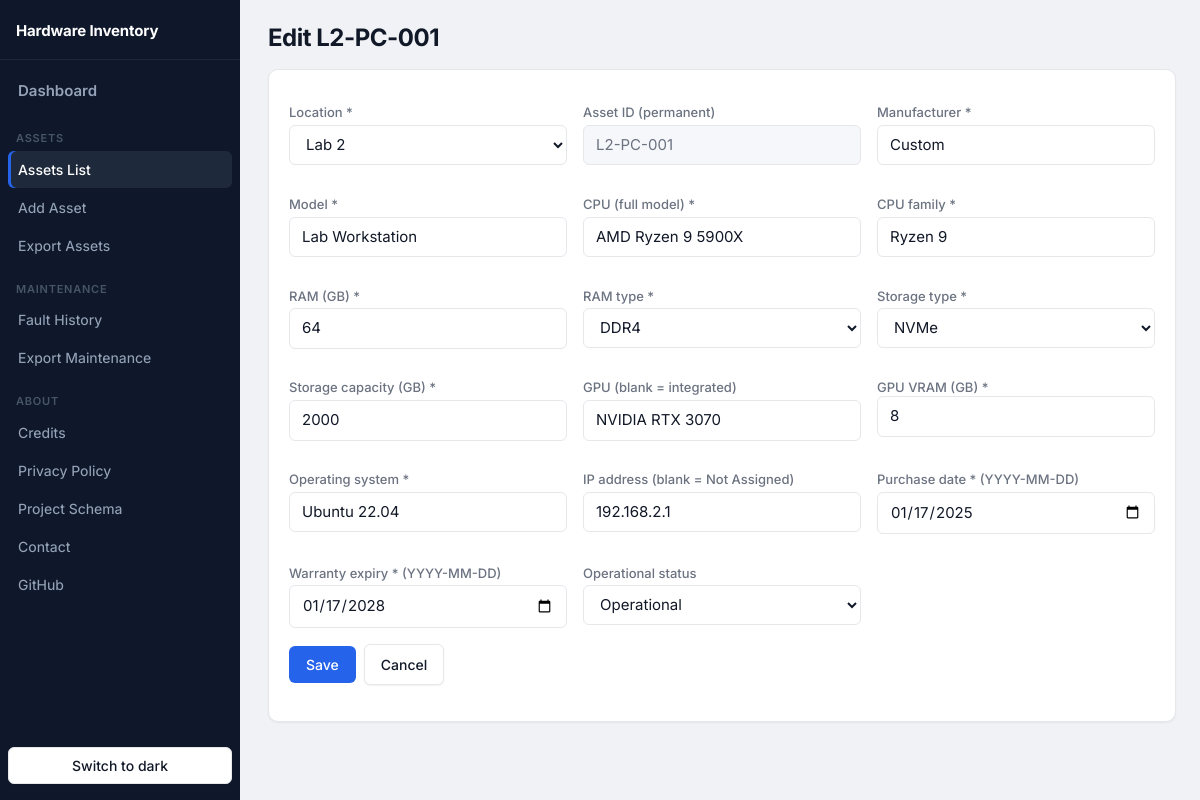
Page /assets/L2-PC-001/edit on the committed database.
### tables this page shows
CREATE TABLE assets (
    asset_id          TEXT PRIMARY KEY,                 -- permanent identity, e.g. L1-PC-001
    manufacturer      TEXT NOT NULL,
    model             TEXT NOT NULL,
    cpu               TEXT NOT NULL,                    -- full model, e.g. Intel Core i5-12400
    cpu_family        TEXT NOT NULL,                    -- grouping used for filtering, e.g. Core i5
    ram_gb            INTEGER NOT NULL CHECK (ram_gb > 0),
    ram_type          TEXT NOT NULL CHECK (ram_type IN ('DDR1','DDR2','DDR3','DDR4','DDR5')),
    storage_type      TEXT NOT NULL CHECK (storage_type IN ('SSD','HDD','NVMe','Hybrid')),
    storage_gb        INTEGER NOT NULL CHECK (storage_gb > 0),
    gpu               TEXT,                             -- NULL / empty = integrated only
    gpu_vram_gb       INTEGER CHECK (gpu_vram_gb IS NULL OR gpu_vram_gb > 0),
    os                TEXT NOT NULL,
    ip_address        TEXT,                             -- 192.168.x.n; unique inside a place
    location          TEXT NOT NULL REFERENCES locations(name),
    purchase_date     TEXT NOT NULL,                    -- ISO date YYYY-MM-DD
    warranty_expiry   TEXT NOT NULL,                    -- warranty status is COMPUTED from this
    status            TEXT NOT NULL DEFAULT 'Operational'
                      CHECK (status IN ('Operational','Faulty','Under Repair')),
    -- Current fault: filled while status is Faulty / Under Repair, all NULL when Operational
    status_category   TEXT,                             -- fault category, 'Unknown' if not given
    status_detail     TEXT,                             -- fault description ('' = not given)
    status_action     TEXT,                             -- actions to be taken ('' = not decided)
    status_technician TEXT,                             -- technician ('' = not assigned yet)
    status_date       TEXT,                             -- date the fault was recorded (ISO)
    status_cost       REAL CHECK (status_cost IS NULL OR status_cost >= 0), -- updated cost of the open fault
    active            INTEGER NOT NULL DEFAULT 1,       -- 0 = retired (kept for history)
    CHECK ((status = 'Operational' AND status_category IS NULL AND status_detail IS NULL
            AND status_action IS NULL AND status_technician IS NULL AND status_date IS NULL
            AND status_cost IS NULL)
        OR (status <> 'Operational' AND status_category IS NOT NULL AND status_detail IS NOT NULL
            AND status_action IS NOT NULL AND status_technician IS NOT NULL AND status_date IS NOT NULL)),
    CHECK (warranty_expiry >= purchase_date),
    UNIQUE (location, ip_address)                       -- no two PCs in one place share an IP
);

### app.py (the view, shortened to what this page needs)
@app.route("/assets/<asset_id>/edit", methods=["GET", "POST"])
def asset_edit(asset_id):
    a = queries.get_asset(asset_id)
    if not a:
        return render_template("message.html", title="Asset not found", text=asset_id), 404
    current_status = a["status"]
    open_total = queries.open_fault_cost(asset_id) if current_status in CURRENT_ERROR_STATUSES else 0
    a = {k: ("" if v is None else v) for k, v in dict(a).items()}
    return render_template("asset_form.html", a=a, new=False, current_status=current_status, open_total=open_total)

### app.py (called while the page is built)
@app.context_processor
def option_lists():
    return dict(storage_types=STORAGE_TYPES, statuses=STATUSES, ram_types=RAM_TYPES,
                fault_categories=FAULT_CATEGORIES, locations=queries.location_names(),
                NEW_LOCATION=NEW_LOCATION, sort_link=sort_link, today=date.today().isoformat())

### db.py (called while the page is built)
def get_db():
    conn = sqlite3.connect(DB_PATH)
    conn.row_factory = sqlite3.Row
    conn.execute("PRAGMA foreign_keys = ON")   # enforce maintenance.asset_id -> assets
    return conn

### queries.py (called while the page is built)
def location_names():
    return [r[0] for r in get_db().execute("SELECT name FROM locations ORDER BY name")]

def get_asset(asset_id):
    return get_db().execute("SELECT * FROM assets WHERE asset_id=?", (asset_id,)).fetchone()

### templates/asset_form.html (shortened to what this page needs)
{% extends "base.html" %}
{% block content %}
<h1>{{ 'Add asset' if new else 'Edit ' ~ a.asset_id }}</h1>
<div class="card">
<form method="post" novalidate>
<div class="formgrid">
  <div><label>Location *</label>
    <select name="location" id="loc-select" style="{{ 'display:none' if a.get('location')==NEW_LOCATION }}">
      {% for o in locations %}<option{{ ' selected' if a.get('location')==o }}>{{ o }}</option>{% endfor %}
    </select>
           placeholder="Type the new location (Esc = back to list)" style="{{ '' if a.get('location')==NEW_LOCATION else 'display:none' }}"></div>
  <div><label>Asset ID {{ '(blank = auto from location)' if new else '(permanent)' }}</label>
    <input name="asset_id" id="asset-id-input" value="{{ a.get('asset_id','') or '' }}" {{ '' if new else 'readonly' }} placeholder="auto, e.g. L1-PC-041 (or enter custom ID)"></div>
  <div><label>Manufacturer *</label><input name="manufacturer" value="{{ a.get('manufacturer','') }}"></div>
  <div><label>Model *</label><input name="model" value="{{ a.get('model','') }}"></div>
  <div><label>CPU (full model) *</label><input name="cpu" value="{{ a.get('cpu','') }}" placeholder="Intel Core i5-12400"></div>
  <div><label>CPU family *</label><input name="cpu_family" value="{{ a.get('cpu_family','') }}" placeholder="Core i5"></div>
  <div><label>RAM (GB) *</label><input name="ram_gb" value="{{ a.get('ram_gb','') }}"></div>
  <div><label>RAM type *</label><select name="ram_type"><option value="">— choose —</option>
    {% for o in ram_types %}<option{{ ' selected' if a.get('ram_type')==o }}>{{ o }}</option>{% endfor %}</select></div>
  <div><label>Storage type *</label><select name="storage_type">
    {% for o in storage_types %}<option{{ ' selected' if a.get('storage_type')==o }}>{{ o }}</option>{% endfor %}</select></div>
  <div><label>Storage capacity (GB) *</label><input name="storage_gb" value="{{ a.get('storage_gb','') }}"></div>
  <div><label>GPU (blank = integrated)</label><input name="gpu" id="gpu-input" value="{{ a.get('gpu','') or '' }}" placeholder="NVIDIA RTX 3060"></div>
  <div id="gpu-vram-container" style="display:contents">{% if a.get('gpu') %}<div><label>GPU VRAM (GB) *</label><input name="gpu_vram_gb" id="gpu-vram-input" value="{{ a.get('gpu_vram_gb','') or '' }}" placeholder="12"></div>{% endif %}</div>
  <div><label>Operating system *</label><input name="os" value="{{ a.get('os','') }}"></div>
  <div><label>IP address (blank = Not Assigned)</label><input name="ip_address" value="{{ a.get('ip_address','') or '' }}" placeholder="Not Assigned, e.g. 192.168.1.4"></div>
  <div><label>Purchase date * (YYYY-MM-DD)</label><input type="date" name="purchase_date" value="{{ a.get('purchase_date','') }}"></div>
  <div><label>Warranty expiry * (YYYY-MM-DD)</label><input type="date" name="warranty_expiry" value="{{ a.get('warranty_expiry','') }}"></div>
  <div><label>Operational status</label><select name="status" id="status-select">
    {% for o in statuses %}<option{{ ' selected' if a.get('status')==o }}>{{ o }}</option>{% endfor %}</select></div>
</div>
<p class="row" style="margin-top:16px"><button class="btn" type="submit">Save</button>
<a class="btn sec" href="{{ url_for('assets') }}">Cancel</a></p>
</form>
</div>
{% endblock %}

### static/style.css (style rules this page uses)
:root { --sidebar-w: 240px; --bg: #f0f2f5; --card: #ffffff; --input: #ffffff; --th: #f5f7fa; --hover: #f8fafc; --track: #e8ecf0; --ink: #111827; --muted: #6b7280; --line: #e5e7eb; --accent: #2563eb; --accent-hover: #1d4ed8; --accent-fg: #ffffff; --ok: #15803d; --ok-bg: #dcfce7; --warn: #92400e; --warn-bg: #fef3c7; --bad: #b91c1c; --bad-bg: #fee2e2; --gray-bg: #e5e7eb; --side: #0f172a; --side-ink: #94a3b8; --side-on: #1e293b; --side-muted:#475569; --side-active-bar: var(--accent); --shadow-xs: 0 1px 2px 0 rgba(0,0,0,.06); --shadow-sm: 0 1px 3px 0 rgba(0,0,0,.10), 0 1px 2px -1px rgba(0,0,0,.06); --shadow-md: 0 4px 6px -1px rgba(0,0,0,.10), 0 2px 4px -2px rgba(0,0,0,.06); --dur-fast: 120ms; --dur-normal: 200ms; --ease-out: cubic-bezier(0.0, 0.0, 0.2, 1); --ease-in: cubic-bezier(0.4, 0.0, 1, 1); color-scheme: light; }
*, *::before, *::after { box-sizing: border-box; }
body { margin: 0; font-family: 'Inter', system-ui, -apple-system, 'Segoe UI', Roboto, sans-serif; font-size: 1rem; line-height: 1.5; background: var(--bg); color: var(--ink); -webkit-font-smoothing: antialiased; text-rendering: optimizeLegibility; }
h1 { font-size: 1.5rem; font-weight: 700; letter-spacing: -.02em; line-height: 1.2; margin: 0 0 16px; }
.card { background: var(--card); border: 1px solid var(--line); border-radius: 10px; padding: 20px; margin-bottom: 16px; box-shadow: var(--shadow-xs); }
a { color: var(--accent); transition: color var(--dur-fast); }
.btn { display: inline-flex; align-items: center; justify-content: center; gap: 6px; background: var(--accent); color: var(--accent-fg); border: 1px solid transparent; border-radius: 6px; padding: 9px 16px; font-size: .875rem; font-weight: 500; font-family: inherit; cursor: pointer; text-decoration: none; min-height: 36px; transition: background var(--dur-fast) var(--ease-out), box-shadow var(--dur-fast) var(--ease-out), transform var(--dur-fast) var(--ease-out); user-select: none; }
.btn.sec { background: var(--card); color: var(--ink); border-color: var(--line); box-shadow: var(--shadow-xs); }
label { display: block; font-size: .8125rem; font-weight: 500; color: var(--muted); margin-bottom: 4px; }
input, select, textarea { font: inherit; font-size: .9375rem; padding: 8px 12px; border: 1px solid var(--line); border-radius: 6px; background: var(--input); color: var(--ink); width: 100%; min-height: 40px; transition: border-color var(--dur-fast) var(--ease-out), box-shadow var(--dur-fast) var(--ease-out); }
input[readonly] { background: var(--th); color: var(--muted); cursor: not-allowed; }
.formgrid { display: grid; grid-template-columns: repeat(auto-fit, minmax(240px, 1fr)); gap: 16px; }
.formgrid > div { display: flex; flex-direction: column; gap: 4px; }
.formgrid label { min-height: 2.4em; line-height: 1.2; display: flex; align-items: flex-end; margin-bottom: 0; }
.row { display: flex; gap: 8px; align-items: center; flex-wrap: wrap; }

### rows in the picture
assets: asset_id "Edit L2-PC-001", asset_id "L2-PC-001", manufacturer "Custom", model "Lab Workstation", cpu "AMD Ryzen 9 5900X", cpu_family "Ryzen 9", storage_gb "2000", gpu "NVIDIA RTX 3070", os "Ubuntu 22.04", ip_address "192.168.2.1", purchase_date "01/17/2025", warranty_expiry "01/17/2028"

### other values in the picture
{{ '(blank = auto from location)' if new else '(permanent)' }} "(permanent)"
form field location "Lab 2"
form field ram_type "DDR4"
form field storage_type "NVMe"
form field status "Operational"
